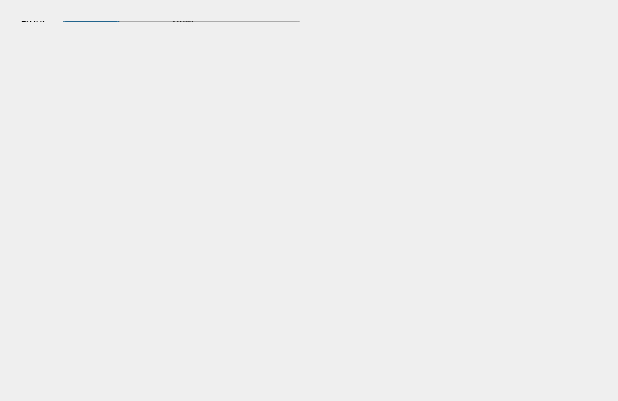
<?xml version="1.0" encoding="UTF-8"?>
<ui version="4.0">
 <class>MainGameWindow</class>
 <widget class="QMainWindow" name="MainGameWindow">
  <property name="geometry">
   <rect>
    <x>0</x>
    <y>0</y>
    <width>618</width>
    <height>401</height>
   </rect>
  </property>
  <property name="windowTitle">
   <string>MainGameWindow</string>
  </property>
  <widget class="QWidget" name="centralWidget">
   <widget class="QWidget" name="">
    <property name="geometry">
     <rect>
      <x>10</x>
      <y>10</y>
      <width>301</width>
      <height>23</height>
     </rect>
    </property>
    <layout class="QHBoxLayout" name="horizontalLayout">
     <item>
      <widget class="QLabel" name="label">
       <property name="text">
        <string>时间：</string>
       </property>
      </widget>
     </item>
     <item>
      <widget class="QProgressBar" name="progressBar">
       <property name="value">
        <number>24</number>
       </property>
      </widget>
     </item>
    </layout>
   </widget>
  </widget>
  <widget class="QMenuBar" name="menuBar">
   <property name="geometry">
    <rect>
     <x>0</x>
     <y>0</y>
     <width>618</width>
     <height>22</height>
    </rect>
   </property>
  </widget>
 </widget>
 <layoutdefault spacing="6" margin="11"/>
 <resources/>
 <connections/>
</ui>
